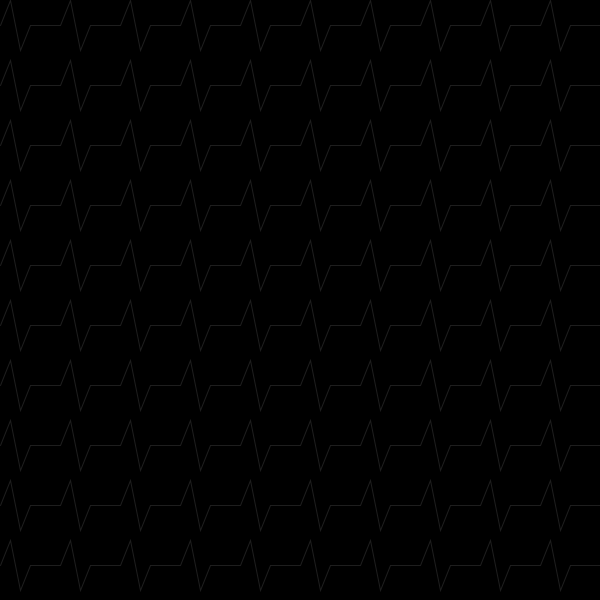
Frame 1 (no input)
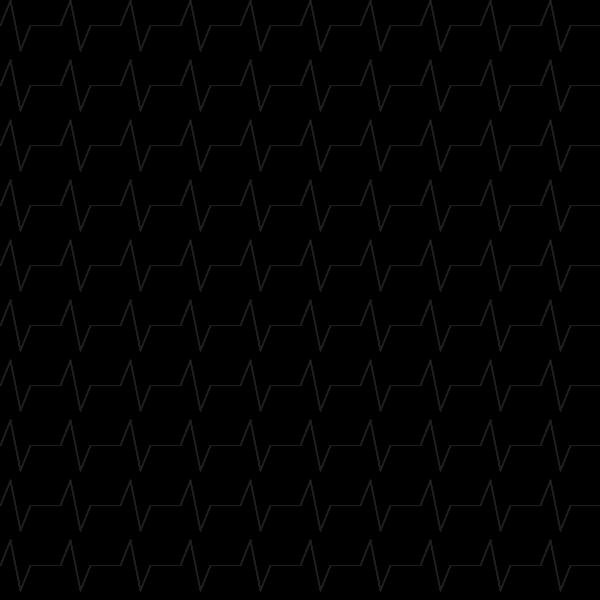
Frame 60 (the mouse pressed at the canvas centre just before this capture)
Frame 120 (the mouse held since frame 60 and released just before this capture): identical to frame 60, image omitted

The Processing sketch that drew these frames (run headless with seeded random() and noise(); from frame 60 on, the mouse is pressed at the canvas centre):

// Processing sketch: processing_41866
// ── processing_41866.pde

void setup() {
  size(600, 600);
  smooth();
  background(0);
};

int start = 50;

void draw() {  
  stroke(30);
  noFill();

  for (int j = 0; j < width; j = j + 60) {
    for (int i = 0; i < width; i = i + 60) {
      beginShape();
      vertex(j, i + 25); 
      vertex(j+10, i + 0);
      vertex(j+20, i + 50);
      vertex(j+30, i + 25);
      endShape();
      line(j+30, i + 25, j+60, i +25);
    }
  }
}; 
